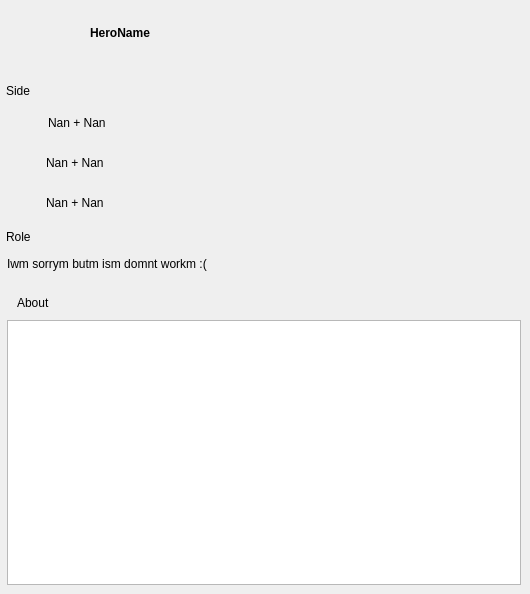
     <widget class="QWidget" name="tab_2">
      <attribute name="title">
       <string>SUMMARY</string>
      </attribute>
      <widget class="QLabel" name="DOTA_Hero_Icon">
       <property name="geometry">
        <rect>
         <x>4</x>
         <y>9</y>
         <width>73</width>
         <height>47</height>
        </rect>
       </property>
       <property name="frameShape">
        <enum>QFrame::NoFrame</enum>
       </property>
       <property name="frameShadow">
        <enum>QFrame::Raised</enum>
       </property>
       <property name="text">
        <string/>
       </property>
       <property name="scaledContents">
        <bool>true</bool>
       </property>
      </widget>
      <widget class="QLabel" name="DOTA_Hero_Name">
       <property name="geometry">
        <rect>
         <x>90</x>
         <y>24</y>
         <width>89</width>
         <height>17</height>
        </rect>
       </property>
       <property name="font">
        <font>
         <bold>true</bold>
        </font>
       </property>
       <property name="text">
        <string>HeroName</string>
       </property>
      </widget>
      <widget class="QLabel" name="DOTA_Hero_Basic_Type">
       <property name="geometry">
        <rect>
         <x>6</x>
         <y>82</y>
         <width>54</width>
         <height>17</height>
        </rect>
       </property>
       <property name="text">
        <string>Side</string>
       </property>
      </widget>
      <widget class="QLabel" name="LB_HeroesSideIcon1">
       <property name="geometry">
        <rect>
         <x>4</x>
         <y>106</y>
         <width>35</width>
         <height>35</height>
        </rect>
       </property>
       <property name="frameShape">
        <enum>QFrame::NoFrame</enum>
       </property>
       <property name="text">
        <string/>
       </property>
       <property name="pixmap">
        <pixmap resource="rsc.qrc">:/new/prefix1/Screenshot from 2024-05-17 03-01-55.png</pixmap>
       </property>
       <property name="scaledContents">
        <bool>true</bool>
       </property>
      </widget>
      <widget class="QLabel" name="LB_HeroesSideIcon2">
       <property name="geometry">
        <rect>
         <x>4</x>
         <y>146</y>
         <width>35</width>
         <height>35</height>
        </rect>
       </property>
       <property name="frameShape">
        <enum>QFrame::NoFrame</enum>
       </property>
       <property name="text">
        <string/>
       </property>
       <property name="pixmap">
        <pixmap resource="rsc.qrc">:/new/prefix1/Screenshot from 2024-05-17 03-02-01.png</pixmap>
       </property>
       <property name="scaledContents">
        <bool>true</bool>
       </property>
      </widget>
      <widget class="QLabel" name="LB_HeroesSideIcon3">
       <property name="geometry">
        <rect>
         <x>4</x>
         <y>186</y>
         <width>35</width>
         <height>35</height>
        </rect>
       </property>
       <property name="frameShape">
        <enum>QFrame::NoFrame</enum>
       </property>
       <property name="text">
        <string/>
       </property>
       <property name="pixmap">
        <pixmap resource="rsc.qrc">:/new/prefix1/Screenshot from 2024-05-17 03-02-06.png</pixmap>
       </property>
       <property name="scaledContents">
        <bool>true</bool>
       </property>
      </widget>
      <widget class="QLabel" name="DOTA_Hero_Strength">
       <property name="geometry">
        <rect>
         <x>48</x>
         <y>114</y>
         <width>76</width>
         <height>17</height>
        </rect>
       </property>
       <property name="text">
        <string>Nan + Nan</string>
       </property>
      </widget>
      <widget class="QLabel" name="DOTA_Hero_Agility">
       <property name="geometry">
        <rect>
         <x>46</x>
         <y>154</y>
         <width>76</width>
         <height>17</height>
        </rect>
       </property>
       <property name="text">
        <string>Nan + Nan</string>
       </property>
      </widget>
      <widget class="QLabel" name="DOTA_Hero_Intelligence">
       <property name="geometry">
        <rect>
         <x>46</x>
         <y>194</y>
         <width>76</width>
         <height>17</height>
        </rect>
       </property>
       <property name="text">
        <string>Nan + Nan</string>
       </property>
      </widget>
      <widget class="QLabel" name="LB_HeroesRole">
       <property name="geometry">
        <rect>
         <x>6</x>
         <y>228</y>
         <width>54</width>
         <height>17</height>
        </rect>
       </property>
       <property name="text">
        <string>Role</string>
       </property>
      </widget>
      <widget class="QLabel" name="DOTA_Hero_Role">
       <property name="geometry">
        <rect>
         <x>7</x>
         <y>255</y>
         <width>272</width>
         <height>17</height>
        </rect>
       </property>
       <property name="text">
        <string>Iwm sorrym butm ism domnt workm :(</string>
       </property>
      </widget>
      <widget class="QLabel" name="LB_HeroesAbout">
       <property name="geometry">
        <rect>
         <x>17</x>
         <y>294</y>
         <width>54</width>
         <height>17</height>
        </rect>
       </property>
       <property name="text">
        <string>About</string>
       </property>
      </widget>
      <widget class="QTextEdit" name="DOTA_Hero_About">
       <property name="enabled">
        <bool>true</bool>
       </property>
       <property name="geometry">
        <rect>
         <x>7</x>
         <y>320</y>
         <width>514</width>
         <height>265</height>
        </rect>
       </property>
       <property name="tabletTracking">
        <bool>false</bool>
       </property>
       <property name="acceptDrops">
        <bool>true</bool>
       </property>
       <property name="autoFillBackground">
        <bool>false</bool>
       </property>
       <property name="frameShape">
        <enum>QFrame::StyledPanel</enum>
       </property>
       <property name="frameShadow">
        <enum>QFrame::Raised</enum>
       </property>
       <property name="overwriteMode">
        <bool>false</bool>
       </property>
      </widget>
     </widget>
